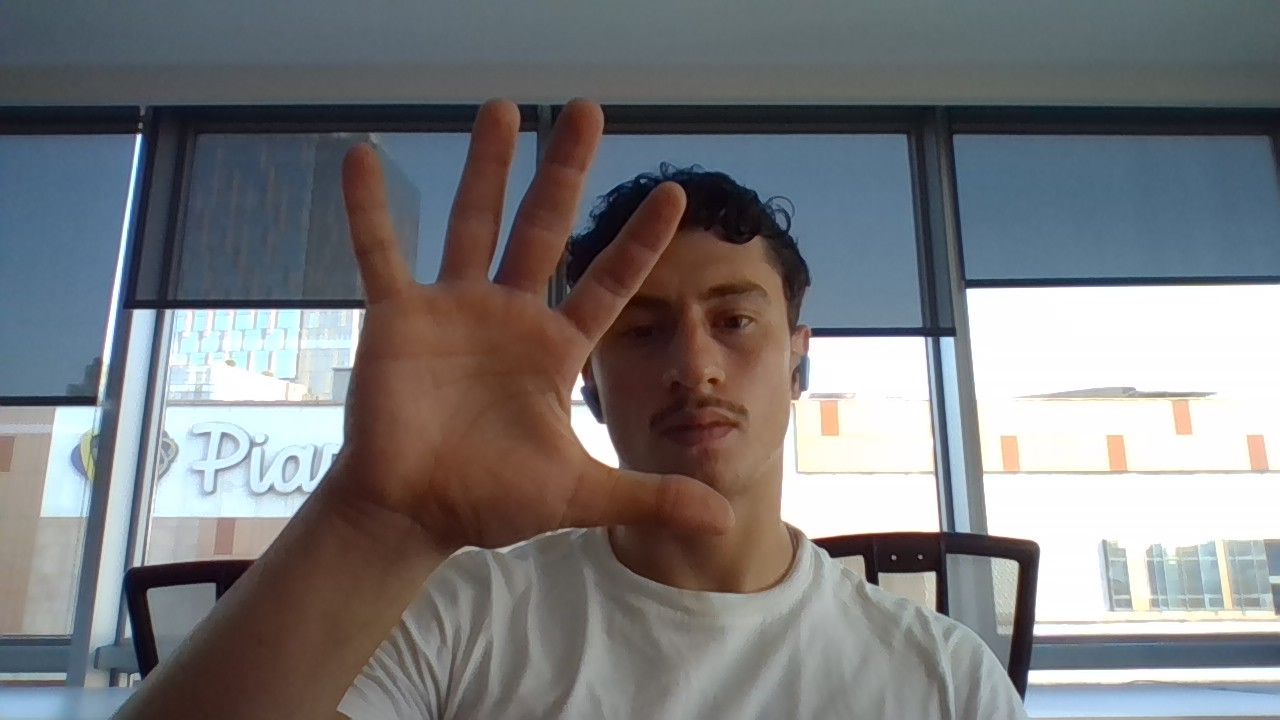
#> input picture Digitra/digitra-landmark v1/test.jpg, 1280 x 720 px
$ python -i train_image_hog.py   (imports and definitions only)
#> lines starting #> are read from the running program, lines starting #| are printed output that depends on the picture
#> further down, picture is the input picture: shape (720, 1280, 3); mean B, G, R 124.3, 122, 121.7
from __future__ import annotations

import json
import sys
from pathlib import Path

sys.path.insert(0, str(Path(__file__).resolve().parents[1]))

import cv2
import joblib
import numpy as np
import pandas as pd
from sklearn.metrics import accuracy_score, classification_report, f1_score
from sklearn.svm import LinearSVC
from tqdm import tqdm

from src.config import ARTIFACTS_DIR, FEATURES_DIR, MODELS_DIR, REPORTS_DIR, SEED, ensure_dirs

WIN_SIZE = (96, 96)
HOG = cv2.HOGDescriptor(WIN_SIZE, (16, 16), (8, 8), (8, 8), 9)


def letterbox_gray(image: np.ndarray) -> np.ndarray:
    gray = cv2.cvtColor(image, cv2.COLOR_BGR2GRAY)
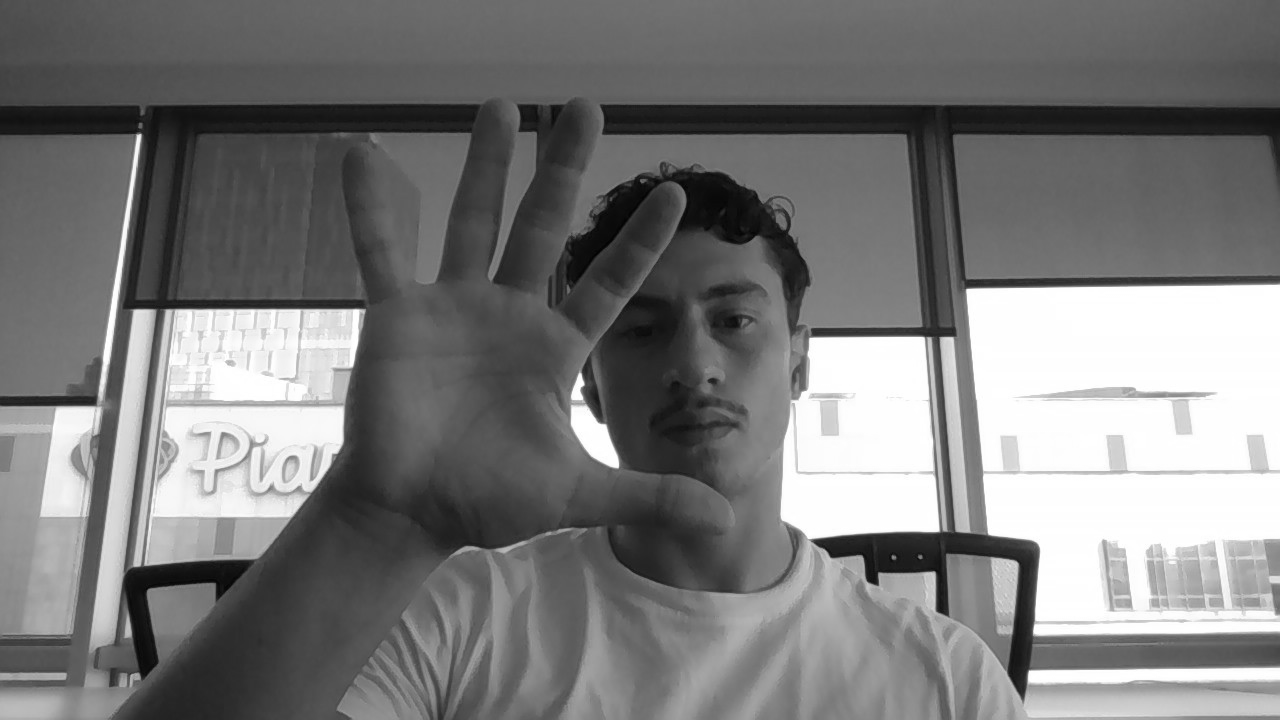
#> gray: shape (720, 1280); min 2, max 255, mean 122.2
    h, w = gray.shape
#> h = 720; w = 1280
    scale = min(WIN_SIZE[0] / w, WIN_SIZE[1] / h)
#> scale = 0.075
    resized = cv2.resize(gray, (max(1, int(w * scale)), max(1, int(h * scale))))
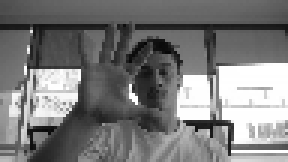
#> resized: shape (54, 96) (shown 3 times larger); min 5, max 255, mean 122.3
    canvas = np.zeros(WIN_SIZE, dtype=np.uint8)
    y = (WIN_SIZE[1] - resized.shape[0]) // 2
#> y = 21
    x = (WIN_SIZE[0] - resized.shape[1]) // 2
#> x = 0
    canvas[y:y + resized.shape[0], x:x + resized.shape[1]] = resized
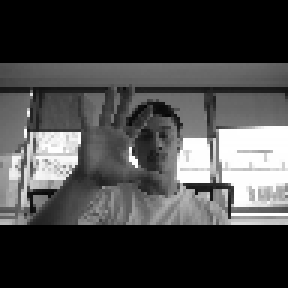
#> canvas: shape (96, 96) (shown 3 times larger); min 0, max 255, mean 68.8
    return cv2.createCLAHE(clipLimit=2.0, tileGridSize=(8, 8)).apply(canvas)
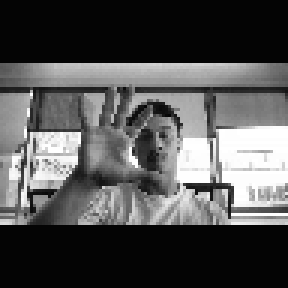
#> returned value: shape (96, 96) (shown 3 times larger); min 4, max 255, mean 83.3


# [66 lines left out: function main, not called in this run]


# [2 lines not run here, left out]

>>> import cv2
>>> picture = cv2.imread('../../digitra-landmark v1/test.jpg')
>>> result = letterbox_gray(picture)

$ run again, on Digitra/digitra-landmark v1/A_landmark_check.jpg
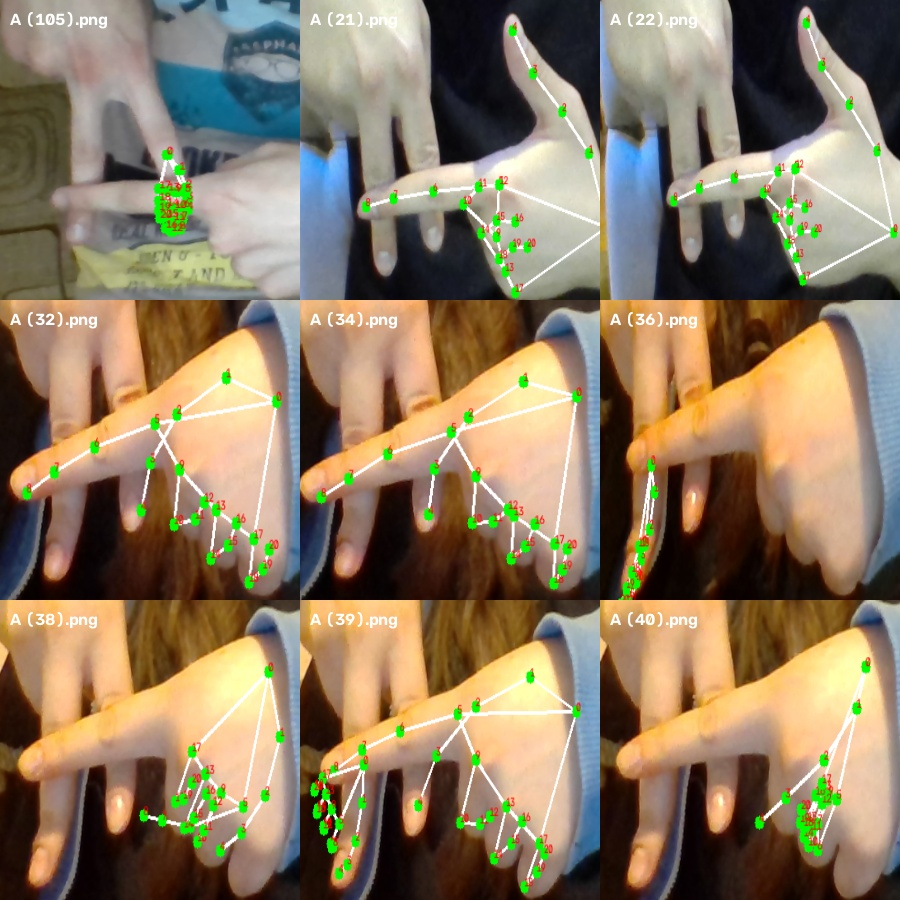
#> input picture Digitra/digitra-landmark v1/A_landmark_check.jpg, 900 x 900 px
#> picture is the input picture: shape (900, 900, 3); mean B, G, R 98.5, 123.3, 140.5
#> in letterbox_gray, `resized = cv2.resize(gray, (max(1, int(w * scale)), max(1, int(h * sca..`:
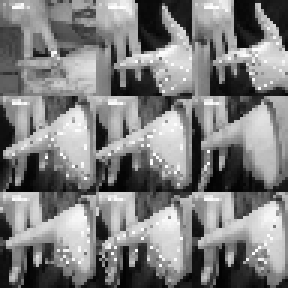
#> resized: shape (96, 96) (shown 3 times larger); min 2, max 254, mean 125.8
#> in letterbox_gray, `return cv2.createCLAHE(clipLimit=2.0, tileGridSize=(8, 8)).apply(canvas)`:
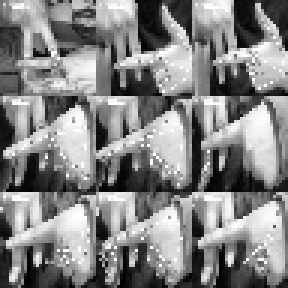
#> returned value: shape (96, 96) (shown 3 times larger); min 3, max 255, mean 132.9
